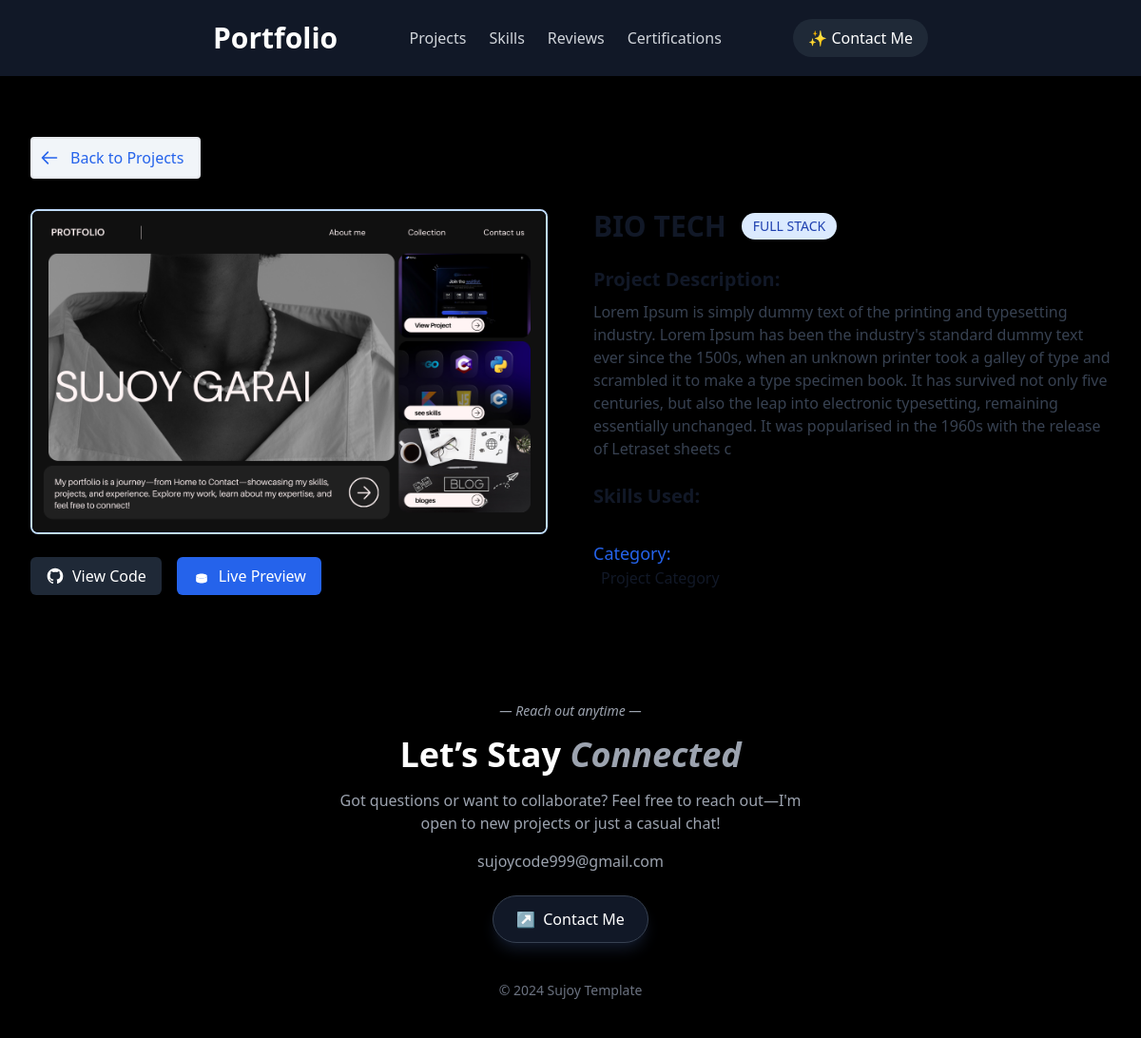
/projects/1/, run on the app's committed database.
### pages/models.py (models this page shows, shortened)
class Project(models.Model):
    project_name = models.CharField(max_length=200)
    project_type = models.CharField(max_length=20, choices=[('personal', 'Personal'), ('professional', 'Professional')])
    category = models.CharField(max_length=100)
    description = models.TextField()
    image = models.ImageField(upload_to='projects/')
    github_link = models.URLField(blank=True, null=True , default='https://twitter.com/')
    preview_link = models.URLField(blank=True, null=True, default='https://twitter.com/')
    skills_used = models.ManyToManyField(All_Skills, blank=True)

### pages/views.py (the view)
# urls.py: path('projects/<int:pk>/', views.project_detail, name='project_detail'),
def project_detail(request, pk):
    project = get_object_or_404(Project, pk=pk)
    return render(request, 'project_detils.html', {'project': project})

### templates/project_detils.html (shortened to what this page needs)
{% extends "base.html" %}
{% block content %}
<section class="py-12 px-4 sm:px-6 lg:px-8 max-w-7xl mx-auto mt-24">
    <div class="mb-8">
        <a href="{% url 'projects_list' %}" class="inline-flex items-center text-blue-600 hover:text-blue-800 dark:text-blue-900 dark:hover:text-blue-800 border-2 rounded px-2 bg-slate-100">
            <svg class="w-5 h-5 mr-1" fill="none" stroke="currentColor" viewBox="0 0 24 24">
                <path stroke-linecap="round" stroke-linejoin="round" stroke-width="2" d="M10 19l-7-7m0 0l7-7m-7 7h18" />
            </svg>
            <span class="p-2">Back to Projects</span>
        </a>
    </div>
    <div class="grid grid-cols-1 lg:grid-cols-2 gap-12">
        <div>
            <div class="rounded-lg overflow-hidden shadow-lg mb-6 border-2 border-blue-200 dark:border-blue-800">
                <img src="{{ project.image.url }}" alt="{{ project.project_name }}" class="w-full h-auto">
            </div>
            <div class="flex flex-wrap gap-4 mb-6">
                {% if project.github_link %}
                <a href="{{ project.github_link }}" target="_blank" class="inline-flex items-center px-4 py-2 bg-gray-800 text-white rounded-md hover:bg-gray-700 transition-colors">
                    <span>View Code</span>
                </a>
                {% endif %}
                {% if project.preview_link %}
                <a href="{{ project.preview_link }}" target="_blank" class="inline-flex items-center px-4 py-2 bg-blue-600 text-white rounded-md hover:bg-blue-700 transition-colors">
                    <svg class="w-5 h-5 mr-2" fill="currentColor" viewBox="0 0 24 24">
                        <path d="M12 15c3.866 0 7-1.343 7-3s-3.134-3-7-3-7 1.343-7 3 3.134 3 7 3z" />
                        <path d="M12 15c3.866 0 7-1.343 7-3v6c0 1.657-3.134 3-7 3s-7-1.343-7-3v-6c0 1.657 3.134 3 7 3z" />
                    </svg>
                    <span>Live Preview</span>
                </a>
                {% endif %}
            </div>
        </div>
        <div>
            <div class="flex items-center gap-4 mb-6">
                <h1 class="text-3xl font-bold text-gray-900 dark:text-white  decoration-blue-500 decoration-2">{{ project.project_name }}</h1>
                <span class="px-3 py-1 text-sm rounded-full bg-blue-100 text-blue-800 dark:bg-blue-900 dark:text-blue-200">
                    {{ project.get_project_type_display }}
                </span>
            </div>
            <div class="mb-6">
                <h2 class="text-xl font-semibold text-gray-900 dark:text-white mb-2  decoration-blue-400 decoration-2">Project Description:</h2>
                <div class="prose dark:prose-invert max-w-none text-gray-700 dark:text-gray-300">
                    {{ project.description|linebreaks }}
                </div>
            </div>
            <div>
                <h2 class="text-xl font-semibold text-gray-900 dark:text-white mb-2  decoration-blue-400 decoration-2">Skills Used:</h2>
            </div>
            <div class="mt-6">
                <div>
                    <h2 class="text-lg font-medium text-blue-600 dark:text-white">Category:</h2>
                    <p class="text-gray-900  dark:text-blue-400 font-medium px-2">{{ project.category }}</p>
                </div>
        </div>
        </div>
    </div>
</section>
{% endblock %}

### data on the page
Project: image (picture), project_name "BIO TECH", project_type "FULL STACK", description "Lorem Ipsum is simply dummy text of the printing and typesetting industry. Lorem Ipsum has been the industry's standard dummy text ever since the 1500s, when an unknown printer took a galley of type and scrambled it to make a type specimen book. It has survived not only five centuries, but also the leap into electronic typesetting, remaining essentially unchanged. It was popularised in the 1960s with the release of Letraset sheets c", category "Project Category"
